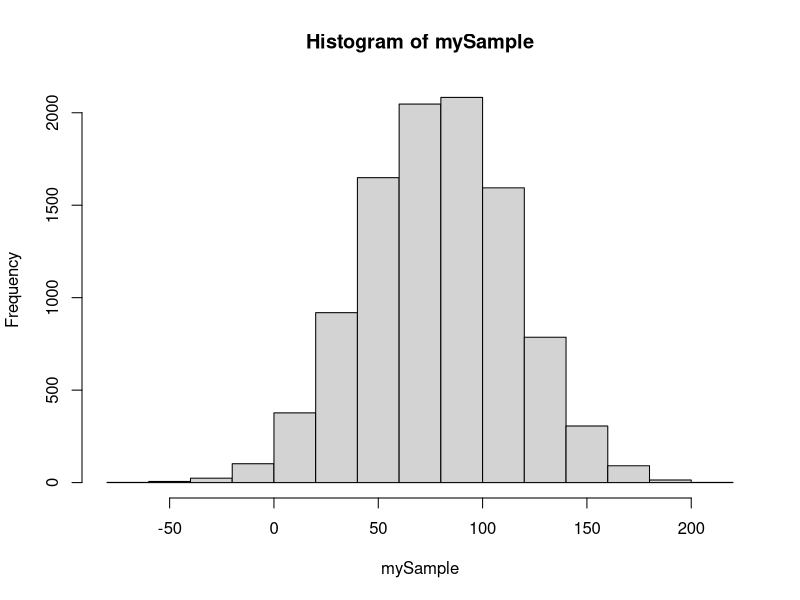

The R script that drew this image:
# PAC 3 Estadística UOC

# Exercise 1 ####
# Consider a set of test grades that follows a normal distribution with mean = 78 and standard deviation = 36

# a) What is the probability of a student obtaining a grade higher than 72?
1 - pnorm(72, mean = 78, sd = 36) # 0.5661838
# Brain teaser: will the probability increase or decrease with a lower the sd? Try to guess and then try it out!


# b) If the criteria for passing the exam is to be above the lowest 25% of grades,
# which proportion of students have grades at least 5 points higher than the threshold for passing?
x <- qnorm(0.25, mean = 78, sd = 36) # this is the grade right above the lowest 25%
x # 53.71837
1-pnorm(x+5, mean = 78, sd = 36) # we add 5 points and calculate the probability of being above it
# 0.7038828

# c) If you know that the grade of a student is above 72, what's the probability of it being below 84?
#                   P(72<x<84)
# P(x<84 | x>72) = --- --- ---
#                   P(x>72)
(pnorm(q = 84, mean = 78, sd = 36)-pnorm(q = 72, mean = 78, sd = 36))/(1-pnorm(q = 72, mean = 78, sd = 36))
# 0.2337892

# d) Generate a sample of n=10000 grades with the distribution that we set on this exercise.
# Store the sample in a variable and plot a histogram of the distribution.
mySample <- rnorm(10000, mean = 78, sd = 36) #0.2337892
hist(mySample)


# Exercise 2 ####
# a) Being x a variable that counts the number of times that the number 3 appears when we roll a die 10 times,
# determine the value of a, so that P(x<=a) = 0.95. 
qbinom(p = 0.95, size = 10, prob = 1/6) # 4 (x will follow a binomial distribution with parameters 10 and 1/6)
# there's no possible number that accomplishes that, given that:
pbinom(q = 3, size = 10, prob = 1/6) # 0.9302722
pbinom(q = 4, size = 10, prob = 1/6) # 0.984538
pbinom(q = 0, size = 10, prob = 1/6) # 0.984538
#100 samples
a <- as.data.frame(replicate(100, sample(1:6, 10, replace = TRUE)))
# here we will try to simulate the exercise

# b) Being y the variable that counts the number of times that we have to roll a die until the first 3 appears, 
# detetmine P(y=5).
dgeom(x = 4, prob = 1/6)

# c) If z is a Poisson variable of parameter = 5, determine P(z>2).
1-ppois(2,5)


